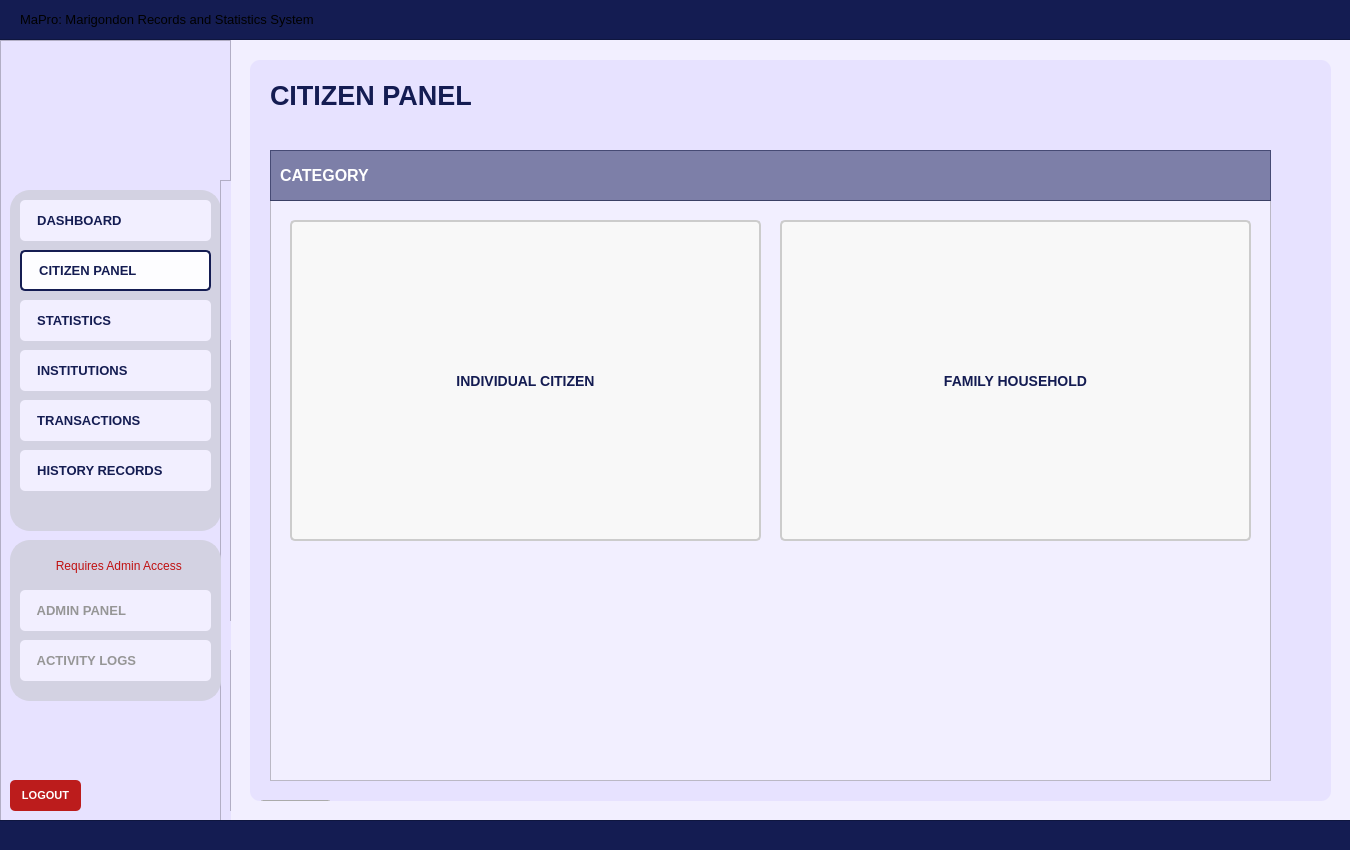
<?xml version="1.0" encoding="UTF-8"?>
<ui version="4.0">
 <class>User_dashboardWidget</class>
 <widget class="QWidget" name="User_dashboardWidget">
  <property name="geometry">
   <rect>
    <x>0</x>
    <y>0</y>
    <width>1350</width>
    <height>850</height>
   </rect>
  </property>
  <property name="sizePolicy">
   <sizepolicy hsizetype="Fixed" vsizetype="Fixed">
    <horstretch>0</horstretch>
    <verstretch>0</verstretch>
   </sizepolicy>
  </property>
  <property name="maximumSize">
   <size>
    <width>1350</width>
    <height>850</height>
   </size>
  </property>
  <property name="windowTitle">
   <string>Form</string>
  </property>
  <property name="styleSheet">
   <string notr="true">#User_dashboardWidget{
	background-color: #f2efff;
}</string>
  </property>
  <widget class="QFrame" name="baseNavFrame">
   <property name="geometry">
    <rect>
     <x>0</x>
     <y>40</y>
     <width>231</width>
     <height>781</height>
    </rect>
   </property>
   <property name="styleSheet">
    <string notr="true">#baseNavFrame {
	background-color: #e7e2ff;
}</string>
   </property>
   <property name="frameShape">
    <enum>QFrame::Shape::StyledPanel</enum>
   </property>
   <property name="frameShadow">
    <enum>QFrame::Shadow::Raised</enum>
   </property>
   <widget class="QFrame" name="baseNavFramesub1">
    <property name="geometry">
     <rect>
      <x>10</x>
      <y>150</y>
      <width>211</width>
      <height>341</height>
     </rect>
    </property>
    <property name="autoFillBackground">
     <bool>false</bool>
    </property>
    <property name="styleSheet">
     <string notr="true">#baseNavFramesub1{
	background-color: #d3d2e2;
	border-radius: 20px;
	border: 2px solid #d3d2e2;
	opacity: 0.1;
}</string>
    </property>
    <property name="frameShape">
     <enum>QFrame::Shape::StyledPanel</enum>
    </property>
    <property name="frameShadow">
     <enum>QFrame::Shadow::Raised</enum>
    </property>
    <widget class="QPushButton" name="nav_buttonDashboard">
     <property name="geometry">
      <rect>
       <x>10</x>
       <y>10</y>
       <width>191</width>
       <height>41</height>
      </rect>
     </property>
     <property name="font">
      <font>
       <family>Arial</family>
       <pointsize>10</pointsize>
       <bold>true</bold>
      </font>
     </property>
     <property name="cursor">
      <cursorShape>PointingHandCursor</cursorShape>
     </property>
     <property name="layoutDirection">
      <enum>Qt::LayoutDirection::LeftToRight</enum>
     </property>
     <property name="styleSheet">
      <string notr="true">#nav_buttonDashboard {
    background-color: #f2efff;
    color: #141c52;
    border-radius: 5px;
	text-align: left;
	padding: 10px;
}
#nav_buttonDashboard:hover {
    background-color: #fdfdff; /* Slightly lighter blue when hovered */
}
#nav_buttonDashboard:pressed {
    background-color: #e7e5f4; /* Darker blue when clicked */
}</string>
     </property>
     <property name="text">
      <string>  DASHBOARD</string>
     </property>
     <property name="icon">
      <iconset>
       <normaloff>../../Assets/Icons/icon_dashboard.svg</normaloff>../../Assets/Icons/icon_dashboard.svg</iconset>
     </property>
     <property name="iconSize">
      <size>
       <width>30</width>
       <height>30</height>
      </size>
     </property>
    </widget>
    <widget class="QPushButton" name="nav_buttonCitizenPanel">
     <property name="geometry">
      <rect>
       <x>10</x>
       <y>60</y>
       <width>191</width>
       <height>41</height>
      </rect>
     </property>
     <property name="font">
      <font>
       <family>Arial</family>
       <pointsize>10</pointsize>
       <bold>true</bold>
      </font>
     </property>
     <property name="cursor">
      <cursorShape>PointingHandCursor</cursorShape>
     </property>
     <property name="styleSheet">
      <string notr="true">#nav_buttonCitizenPanel {
    background-color: #fdfdff;
    color: #141c52;
    border-radius: 5px;
	border: 2px solid #141c52; 
	text-align: left;;
    padding: 10px; /* Optional: Adjusts spacing inside the button */
}
</string>
     </property>
     <property name="text">
      <string>  CITIZEN PANEL</string>
     </property>
     <property name="icon">
      <iconset>
       <normaloff>../../Assets/Icons/icon_citizenprofiles.svg</normaloff>../../Assets/Icons/icon_citizenprofiles.svg</iconset>
     </property>
     <property name="iconSize">
      <size>
       <width>30</width>
       <height>30</height>
      </size>
     </property>
    </widget>
    <widget class="QPushButton" name="nav_buttonStatistics">
     <property name="geometry">
      <rect>
       <x>10</x>
       <y>110</y>
       <width>191</width>
       <height>41</height>
      </rect>
     </property>
     <property name="font">
      <font>
       <family>Arial</family>
       <pointsize>10</pointsize>
       <bold>true</bold>
      </font>
     </property>
     <property name="cursor">
      <cursorShape>PointingHandCursor</cursorShape>
     </property>
     <property name="styleSheet">
      <string notr="true">#nav_buttonStatistics {
    background-color: #f2efff;
    color: #141c52;
    border-radius: 5px;
	text-align: left;
    padding: 10px; /* Optional: Adjusts spacing inside the button */
}
#nav_buttonStatistics:hover {
    background-color: #fdfdff; /* Slightly lighter blue when hovered */
}
#nav_buttonStatistics:pressed {
    background-color: #e7e5f4; /* Darker blue when clicked */
}</string>
     </property>
     <property name="text">
      <string>  STATISTICS</string>
     </property>
     <property name="icon">
      <iconset>
       <normaloff>../../Assets/Icons/icon_statistics.svg</normaloff>../../Assets/Icons/icon_statistics.svg</iconset>
     </property>
     <property name="iconSize">
      <size>
       <width>30</width>
       <height>30</height>
      </size>
     </property>
    </widget>
    <widget class="QPushButton" name="nav_buttonTransactions">
     <property name="geometry">
      <rect>
       <x>10</x>
       <y>210</y>
       <width>191</width>
       <height>41</height>
      </rect>
     </property>
     <property name="font">
      <font>
       <family>Arial</family>
       <pointsize>10</pointsize>
       <bold>true</bold>
      </font>
     </property>
     <property name="cursor">
      <cursorShape>PointingHandCursor</cursorShape>
     </property>
     <property name="styleSheet">
      <string notr="true">#nav_buttonTransactions {
    background-color: #f2efff;
    color: #141c52;
    border-radius: 5px;
	text-align: left;
    padding: 10px; /* Optional: Adjusts spacing inside the button */
}
#nav_buttonTransactions:hover {
    background-color: #fdfdff; /* Slightly lighter blue when hovered */
}
#nav_buttonTransactions:pressed {
    background-color: #e7e5f4; /* Darker blue when clicked */
}</string>
     </property>
     <property name="text">
      <string>  TRANSACTIONS</string>
     </property>
     <property name="icon">
      <iconset>
       <normaloff>../../Assets/Icons/icon_transaction.svg</normaloff>../../Assets/Icons/icon_transaction.svg</iconset>
     </property>
     <property name="iconSize">
      <size>
       <width>30</width>
       <height>30</height>
      </size>
     </property>
    </widget>
    <widget class="QPushButton" name="nav_buttonInstitutions">
     <property name="geometry">
      <rect>
       <x>10</x>
       <y>160</y>
       <width>191</width>
       <height>41</height>
      </rect>
     </property>
     <property name="font">
      <font>
       <family>Arial</family>
       <pointsize>10</pointsize>
       <bold>true</bold>
      </font>
     </property>
     <property name="cursor">
      <cursorShape>PointingHandCursor</cursorShape>
     </property>
     <property name="styleSheet">
      <string notr="true">#nav_buttonInstitutions {
    background-color: #f2efff;
    color: #141c52;
    border-radius: 5px;
	text-align: left;
    padding: 10px; /* Optional: Adjusts spacing inside the button */
}
#nav_buttonInstitutions:hover {
    background-color: #fdfdff; /* Slightly lighter blue when hovered */
}
#nav_buttonInstitutions:pressed {
    background-color: #e7e5f4; /* Darker blue when clicked */
}</string>
     </property>
     <property name="text">
      <string>  INSTITUTIONS</string>
     </property>
     <property name="icon">
      <iconset>
       <normaloff>../../Assets/Icons/icon_institutions.svg</normaloff>../../Assets/Icons/icon_institutions.svg</iconset>
     </property>
     <property name="iconSize">
      <size>
       <width>30</width>
       <height>30</height>
      </size>
     </property>
    </widget>
    <widget class="QPushButton" name="nav_buttonHistoryRecords">
     <property name="geometry">
      <rect>
       <x>10</x>
       <y>260</y>
       <width>191</width>
       <height>41</height>
      </rect>
     </property>
     <property name="font">
      <font>
       <family>Arial</family>
       <pointsize>10</pointsize>
       <bold>true</bold>
      </font>
     </property>
     <property name="cursor">
      <cursorShape>PointingHandCursor</cursorShape>
     </property>
     <property name="styleSheet">
      <string notr="true">#nav_buttonHistoryRecords {
    background-color: #f2efff;
    color: #141c52;
    border-radius: 5px;
	text-align: left;
    padding: 10px; /* Optional: Adjusts spacing inside the button */
}
#nav_buttonHistoryRecords:hover {
    background-color: #fdfdff; /* Slightly lighter blue when hovered */
}
#nav_buttonHistoryRecords:pressed {
    background-color: #e7e5f4; /* Darker blue when clicked */
}</string>
     </property>
     <property name="text">
      <string>  HISTORY RECORDS</string>
     </property>
     <property name="icon">
      <iconset>
       <normaloff>../../Assets/Icons/icon_historyrecord.svg</normaloff>../../Assets/Icons/icon_historyrecord.svg</iconset>
     </property>
     <property name="iconSize">
      <size>
       <width>30</width>
       <height>30</height>
      </size>
     </property>
    </widget>
   </widget>
   <widget class="QLabel" name="nav_imageLogo">
    <property name="geometry">
     <rect>
      <x>70</x>
      <y>30</y>
      <width>91</width>
      <height>91</height>
     </rect>
    </property>
    <property name="font">
     <font>
      <family>Arial</family>
      <pointsize>18</pointsize>
      <bold>true</bold>
     </font>
    </property>
    <property name="styleSheet">
     <string notr="true">#nav_imageLogo{	
	background-color: transparent;
	color: #ffffff;
}
</string>
    </property>
    <property name="text">
     <string/>
    </property>
    <property name="pixmap">
     <pixmap>../../Assets/Images/logo_brgyClear.png</pixmap>
    </property>
    <property name="scaledContents">
     <bool>true</bool>
    </property>
   </widget>
   <widget class="QPushButton" name="logout_buttonLogout">
    <property name="geometry">
     <rect>
      <x>10</x>
      <y>740</y>
      <width>71</width>
      <height>31</height>
     </rect>
    </property>
    <property name="font">
     <font>
      <family>Arial</family>
      <pointsize>8</pointsize>
      <bold>true</bold>
     </font>
    </property>
    <property name="cursor">
     <cursorShape>PointingHandCursor</cursorShape>
    </property>
    <property name="styleSheet">
     <string notr="true">#logout_buttonLogout {
    background-color: #bc1c1c;
    color: white;
    border-radius: 5px;
    padding: 10px; /* Optional: Adjusts spacing inside the button */
}
#logout_buttonLogout:hover {
    background-color: #d82020; /* Slightly lighter blue when hovered */
}
#logout_buttonLogout:pressed {
    background-color: #8c1515; /* Darker blue when clicked */
}</string>
    </property>
    <property name="text">
     <string>LOGOUT</string>
    </property>
   </widget>
   <widget class="QFrame" name="baseNavFrame_2">
    <property name="geometry">
     <rect>
      <x>220</x>
      <y>140</y>
      <width>231</width>
      <height>781</height>
     </rect>
    </property>
    <property name="styleSheet">
     <string notr="true">background-color: #e7e2ff;</string>
    </property>
    <property name="frameShape">
     <enum>QFrame::Shape::StyledPanel</enum>
    </property>
    <property name="frameShadow">
     <enum>QFrame::Shadow::Raised</enum>
    </property>
    <widget class="QFrame" name="baseNavFramesub1_2">
     <property name="geometry">
      <rect>
       <x>10</x>
       <y>160</y>
       <width>211</width>
       <height>281</height>
      </rect>
     </property>
     <property name="autoFillBackground">
      <bool>false</bool>
     </property>
     <property name="styleSheet">
      <string notr="true">#baseNavFramesub1{
	background-color: #d3d2e2;
	border-radius: 20px;
	border: 2px solid #d3d2e2;
	opacity: 0.1;
}</string>
     </property>
     <property name="frameShape">
      <enum>QFrame::Shape::StyledPanel</enum>
     </property>
     <property name="frameShadow">
      <enum>QFrame::Shadow::Raised</enum>
     </property>
    </widget>
    <widget class="QFrame" name="baseNavFramesub2_2">
     <property name="geometry">
      <rect>
       <x>10</x>
       <y>470</y>
       <width>211</width>
       <height>161</height>
      </rect>
     </property>
     <property name="autoFillBackground">
      <bool>false</bool>
     </property>
     <property name="styleSheet">
      <string notr="true">#baseNavFramesub2{
	background-color: #d3d2e2;
	border-radius: 20px;
	border: 2px solid #d3d2e2;
	opacity: 0.1;
}</string>
     </property>
     <property name="frameShape">
      <enum>QFrame::Shape::StyledPanel</enum>
     </property>
     <property name="frameShadow">
      <enum>QFrame::Shadow::Raised</enum>
     </property>
    </widget>
    <widget class="QLabel" name="login_imageLogo_2">
     <property name="geometry">
      <rect>
       <x>70</x>
       <y>30</y>
       <width>91</width>
       <height>91</height>
      </rect>
     </property>
     <property name="font">
      <font>
       <family>Arial</family>
       <pointsize>18</pointsize>
       <bold>true</bold>
      </font>
     </property>
     <property name="styleSheet">
      <string notr="true">#login_imageLogo{	
	background-color: transparent;
	color: #ffffff;
}
</string>
     </property>
     <property name="text">
      <string/>
     </property>
     <property name="pixmap">
      <pixmap>../Assets/logo_brgyClear.png</pixmap>
     </property>
     <property name="scaledContents">
      <bool>true</bool>
     </property>
    </widget>
    <widget class="QPushButton" name="logout_buttonLogout_2">
     <property name="geometry">
      <rect>
       <x>10</x>
       <y>740</y>
       <width>71</width>
       <height>31</height>
      </rect>
     </property>
     <property name="font">
      <font>
       <family>Arial</family>
       <pointsize>8</pointsize>
       <bold>true</bold>
      </font>
     </property>
     <property name="cursor">
      <cursorShape>PointingHandCursor</cursorShape>
     </property>
     <property name="styleSheet">
      <string notr="true">#logout_buttonLogout {
    background-color: #bc1c1c;
    color: white;
    border-radius: 5px;
    padding: 10px; /* Optional: Adjusts spacing inside the button */
}
#logout_buttonLogout:hover {
    background-color: #d82020; /* Slightly lighter blue when hovered */
}
#logout_buttonLogout:pressed {
    background-color: #8c1515; /* Darker blue when clicked */
}</string>
     </property>
     <property name="text">
      <string>LOGOUT</string>
     </property>
    </widget>
   </widget>
   <widget class="QFrame" name="baseNavFramesub2">
    <property name="geometry">
     <rect>
      <x>10</x>
      <y>500</y>
      <width>211</width>
      <height>161</height>
     </rect>
    </property>
    <property name="autoFillBackground">
     <bool>false</bool>
    </property>
    <property name="styleSheet">
     <string notr="true">#baseNavFramesub2{
	background-color: #d3d2e2;
	border-radius: 20px;
	border: 2px solid #d3d2e2;
	opacity: 0.1;
}</string>
    </property>
    <property name="frameShape">
     <enum>QFrame::Shape::StyledPanel</enum>
    </property>
    <property name="frameShadow">
     <enum>QFrame::Shadow::Raised</enum>
    </property>
    <widget class="QPushButton" name="nav_buttonAdminPanel">
     <property name="geometry">
      <rect>
       <x>10</x>
       <y>50</y>
       <width>191</width>
       <height>41</height>
      </rect>
     </property>
     <property name="font">
      <font>
       <family>Arial</family>
       <pointsize>10</pointsize>
       <bold>true</bold>
      </font>
     </property>
     <property name="cursor">
      <cursorShape>ForbiddenCursor</cursorShape>
     </property>
     <property name="styleSheet">
      <string notr="true">#nav_buttonAdminPanel {
    background-color: #f2efff;
    color: #969696;
    border-radius: 5px;
	text-align: left;
    padding: 10px; /* Optional: Adjusts spacing inside the button */
}
/*#nav_buttonAdminOverview:hover {
    background-color: #fdfdff;
}
#nav_buttonAdminOverview:pressed {
    background-color: #e7e5f4; 
}*/</string>
     </property>
     <property name="text">
      <string>  ADMIN PANEL</string>
     </property>
     <property name="icon">
      <iconset>
       <normaloff>../../Assets/Icons/icon_adminoverview_off.svg</normaloff>../../Assets/Icons/icon_adminoverview_off.svg</iconset>
     </property>
     <property name="iconSize">
      <size>
       <width>30</width>
       <height>30</height>
      </size>
     </property>
    </widget>
    <widget class="QPushButton" name="nav_isLocked">
     <property name="geometry">
      <rect>
       <x>10</x>
       <y>10</y>
       <width>191</width>
       <height>31</height>
      </rect>
     </property>
     <property name="styleSheet">
      <string notr="true">#nav_isLocked{
	background-color: #d3d2e2;
	border-radius: 20px;
	border: 2px solid #d3d2e2;
	opacity: 0.1;
	color: #c01111;
}</string>
     </property>
     <property name="text">
      <string>  Requires Admin Access</string>
     </property>
     <property name="icon">
      <iconset>
       <normaloff>../../Assets/Icons/icon_isLocked.svg</normaloff>../../Assets/Icons/icon_isLocked.svg</iconset>
     </property>
     <property name="iconSize">
      <size>
       <width>20</width>
       <height>20</height>
      </size>
     </property>
    </widget>
    <widget class="QPushButton" name="nav_buttonActivityLogs">
     <property name="geometry">
      <rect>
       <x>10</x>
       <y>100</y>
       <width>191</width>
       <height>41</height>
      </rect>
     </property>
     <property name="font">
      <font>
       <family>Arial</family>
       <pointsize>10</pointsize>
       <bold>true</bold>
      </font>
     </property>
     <property name="cursor">
      <cursorShape>ForbiddenCursor</cursorShape>
     </property>
     <property name="styleSheet">
      <string notr="true">#nav_buttonActivityLogs {
    background-color: #f2efff;
    color: #969696;
    border-radius: 5px;
	text-align: left;
    padding: 10px; /* Optional: Adjusts spacing inside the button */
}
/*#nav_buttonAdminOverview:hover {
    background-color: #fdfdff;
}
#nav_buttonAdminOverview:pressed {
    background-color: #e7e5f4; 
}*/</string>
     </property>
     <property name="text">
      <string>  ACTIVITY LOGS</string>
     </property>
     <property name="icon">
      <iconset>
       <normaloff>../../Assets/Icons/icon_activitylogs_off.svg</normaloff>../../Assets/Icons/icon_activitylogs_off.svg</iconset>
     </property>
     <property name="iconSize">
      <size>
       <width>30</width>
       <height>30</height>
      </size>
     </property>
    </widget>
   </widget>
  </widget>
  <widget class="QFrame" name="border_blueLines1">
   <property name="geometry">
    <rect>
     <x>-10</x>
     <y>-1</y>
     <width>1371</width>
     <height>41</height>
    </rect>
   </property>
   <property name="styleSheet">
    <string notr="true">#border_blueLines1{
	background-color: #141c52;
}
</string>
   </property>
   <property name="frameShape">
    <enum>QFrame::Shape::StyledPanel</enum>
   </property>
   <property name="frameShadow">
    <enum>QFrame::Shadow::Raised</enum>
   </property>
   <widget class="QLabel" name="title_bodyDashboardSystemTitle">
    <property name="geometry">
     <rect>
      <x>30</x>
      <y>0</y>
      <width>1311</width>
      <height>41</height>
     </rect>
    </property>
    <property name="font">
     <font>
      <family>Arial</family>
      <pointsize>10</pointsize>
      <bold>false</bold>
     </font>
    </property>
    <property name="styleSheet">
     <string notr="true">#title_bodyDashboardSystemTitle {
	background-color: transparent;
	color: #white;
}
</string>
    </property>
    <property name="text">
     <string>MaPro: Marigondon Records and Statistics System</string>
    </property>
    <property name="alignment">
     <set>Qt::AlignmentFlag::AlignLeading|Qt::AlignmentFlag::AlignLeft|Qt::AlignmentFlag::AlignVCenter</set>
    </property>
   </widget>
  </widget>
  <widget class="QFrame" name="border_blueLines2">
   <property name="geometry">
    <rect>
     <x>-10</x>
     <y>820</y>
     <width>1381</width>
     <height>31</height>
    </rect>
   </property>
   <property name="styleSheet">
    <string notr="true">#border_blueLines2{
	background-color: #141c52;
}
</string>
   </property>
   <property name="frameShape">
    <enum>QFrame::Shape::StyledPanel</enum>
   </property>
   <property name="frameShadow">
    <enum>QFrame::Shadow::Raised</enum>
   </property>
  </widget>
  <widget class="QFrame" name="baseBodyFrame">
   <property name="geometry">
    <rect>
     <x>250</x>
     <y>60</y>
     <width>1081</width>
     <height>741</height>
    </rect>
   </property>
   <property name="styleSheet">
    <string notr="true">#baseBodyFrame {
	background-color: #e7e2ff;
	border: none;
	border-radius: 10px;
}</string>
   </property>
   <property name="frameShape">
    <enum>QFrame::Shape::StyledPanel</enum>
   </property>
   <property name="frameShadow">
    <enum>QFrame::Shadow::Raised</enum>
   </property>
   <widget class="QPushButton" name="logout_buttonLogout_3">
    <property name="geometry">
     <rect>
      <x>10</x>
      <y>740</y>
      <width>71</width>
      <height>31</height>
     </rect>
    </property>
    <property name="font">
     <font>
      <family>Arial</family>
      <pointsize>8</pointsize>
      <bold>true</bold>
     </font>
    </property>
    <property name="cursor">
     <cursorShape>PointingHandCursor</cursorShape>
    </property>
    <property name="styleSheet">
     <string notr="true">#logout_buttonLogout {
    background-color: #bc1c1c;
    color: white;
    border-radius: 5px;
    padding: 10px; /* Optional: Adjusts spacing inside the button */
}
#logout_buttonLogout:hover {
    background-color: #d82020; /* Slightly lighter blue when hovered */
}
#logout_buttonLogout:pressed {
    background-color: #8c1515; /* Darker blue when clicked */
}</string>
    </property>
    <property name="text">
     <string>LOGOUT</string>
    </property>
   </widget>
   <widget class="QLabel" name="title_bodyCitizenProfile">
    <property name="geometry">
     <rect>
      <x>20</x>
      <y>20</y>
      <width>381</width>
      <height>31</height>
     </rect>
    </property>
    <property name="font">
     <font>
      <family>Arial</family>
      <pointsize>20</pointsize>
      <bold>true</bold>
     </font>
    </property>
    <property name="styleSheet">
     <string notr="true">#title_bodyCitizenProfile {
	background-color: transparent;
	color: #141c52;
}
</string>
    </property>
    <property name="text">
     <string>CITIZEN PANEL</string>
    </property>
   </widget>
   <widget class="QFrame" name="statistics_frameBody">
    <property name="geometry">
     <rect>
      <x>20</x>
      <y>140</y>
      <width>1001</width>
      <height>581</height>
     </rect>
    </property>
    <property name="styleSheet">
     <string notr="true">#statistics_frameBody{
	background-color: #f2efff;
}</string>
    </property>
    <property name="frameShape">
     <enum>QFrame::Shape::StyledPanel</enum>
    </property>
    <property name="frameShadow">
     <enum>QFrame::Shadow::Raised</enum>
    </property>
    <widget class="QToolButton" name="category_citizen">
     <property name="geometry">
      <rect>
       <x>20</x>
       <y>20</y>
       <width>471</width>
       <height>321</height>
      </rect>
     </property>
     <property name="font">
      <font>
       <family>Arial</family>
       <pointsize>-1</pointsize>
       <bold>true</bold>
      </font>
     </property>
     <property name="cursor">
      <cursorShape>PointingHandCursor</cursorShape>
     </property>
     <property name="styleSheet">
      <string notr="true">#category_citizen {
    background-color: #f8f8f8;
    color: #141c52;
    border-radius: 5px;
    border: 2px solid #ccc;
    padding: 55px; /* Adds space inside the button */
    font-size: 14px; /* Text size */
    text-align: center; /* Ensures text is centered */
    qproperty-iconSize: 150px 150px; /* Adjust icon size */
}

#category_citizen:hover {
    background-color: #e2e5ff; /* Slightly lighter blue when hovered */
}
#category_citizen:pressed {
    background-color: #c8cbef; /* Darker blue when clicked */
}

#category_citizen::icon {
    margin-bottom: 15px; /* Space between the icon and text */
}</string>
     </property>
     <property name="text">
      <string>INDIVIDUAL CITIZEN</string>
     </property>
     <property name="icon">
      <iconset>
       <normaloff>../../Assets/Images/img_category_citizen.png</normaloff>../../Assets/Images/img_category_citizen.png</iconset>
     </property>
     <property name="iconSize">
      <size>
       <width>150</width>
       <height>150</height>
      </size>
     </property>
     <property name="toolButtonStyle">
      <enum>Qt::ToolButtonStyle::ToolButtonTextUnderIcon</enum>
     </property>
    </widget>
    <widget class="QToolButton" name="category_household">
     <property name="geometry">
      <rect>
       <x>510</x>
       <y>20</y>
       <width>471</width>
       <height>321</height>
      </rect>
     </property>
     <property name="font">
      <font>
       <family>Arial</family>
       <pointsize>-1</pointsize>
       <bold>true</bold>
      </font>
     </property>
     <property name="cursor">
      <cursorShape>PointingHandCursor</cursorShape>
     </property>
     <property name="styleSheet">
      <string notr="true">#category_household {
    background-color: #f8f8f8;
    color: #141c52;
    border-radius: 5px;
    border: 2px solid #ccc;
    padding: 55px; /* Adds space inside the button */
    font-size: 14px; /* Text size */
    text-align: center; /* Ensures text is centered */
    qproperty-iconSize: 150px 150px; /* Adjust icon size */
}

#category_household:hover {
    background-color: #e2e5ff; /* Slightly lighter blue when hovered */
}
#category_household:pressed {
    background-color: #c8cbef; /* Darker blue when clicked */
}

#category_household::icon {
    margin-bottom: 15px; /* Space between the icon and text */
}</string>
     </property>
     <property name="text">
      <string>FAMILY HOUSEHOLD</string>
     </property>
     <property name="icon">
      <iconset>
       <normaloff>../../Assets/Images/img_category_household.png</normaloff>../../Assets/Images/img_category_household.png</iconset>
     </property>
     <property name="iconSize">
      <size>
       <width>150</width>
       <height>150</height>
      </size>
     </property>
     <property name="toolButtonStyle">
      <enum>Qt::ToolButtonStyle::ToolButtonTextUnderIcon</enum>
     </property>
    </widget>
   </widget>
   <widget class="QFrame" name="table_titleFrameStatistics">
    <property name="geometry">
     <rect>
      <x>20</x>
      <y>90</y>
      <width>1001</width>
      <height>51</height>
     </rect>
    </property>
    <property name="styleSheet">
     <string notr="true">#table_titleFrameStatistics{
	background-color: rgba(20, 28, 82, 128)
}
</string>
    </property>
    <property name="frameShape">
     <enum>QFrame::Shape::StyledPanel</enum>
    </property>
    <property name="frameShadow">
     <enum>QFrame::Shadow::Raised</enum>
    </property>
    <widget class="QLabel" name="statistics_labelNote">
     <property name="geometry">
      <rect>
       <x>10</x>
       <y>0</y>
       <width>451</width>
       <height>51</height>
      </rect>
     </property>
     <property name="font">
      <font>
       <family>Arial</family>
       <pointsize>12</pointsize>
       <bold>true</bold>
      </font>
     </property>
     <property name="styleSheet">
      <string notr="true">#statistics_labelNote {
	background-color: transparent;
	color: #FFFFFF;
}
</string>
     </property>
     <property name="text">
      <string>CATEGORY</string>
     </property>
    </widget>
   </widget>
  </widget>
 </widget>
 <resources/>
 <connections/>
</ui>
